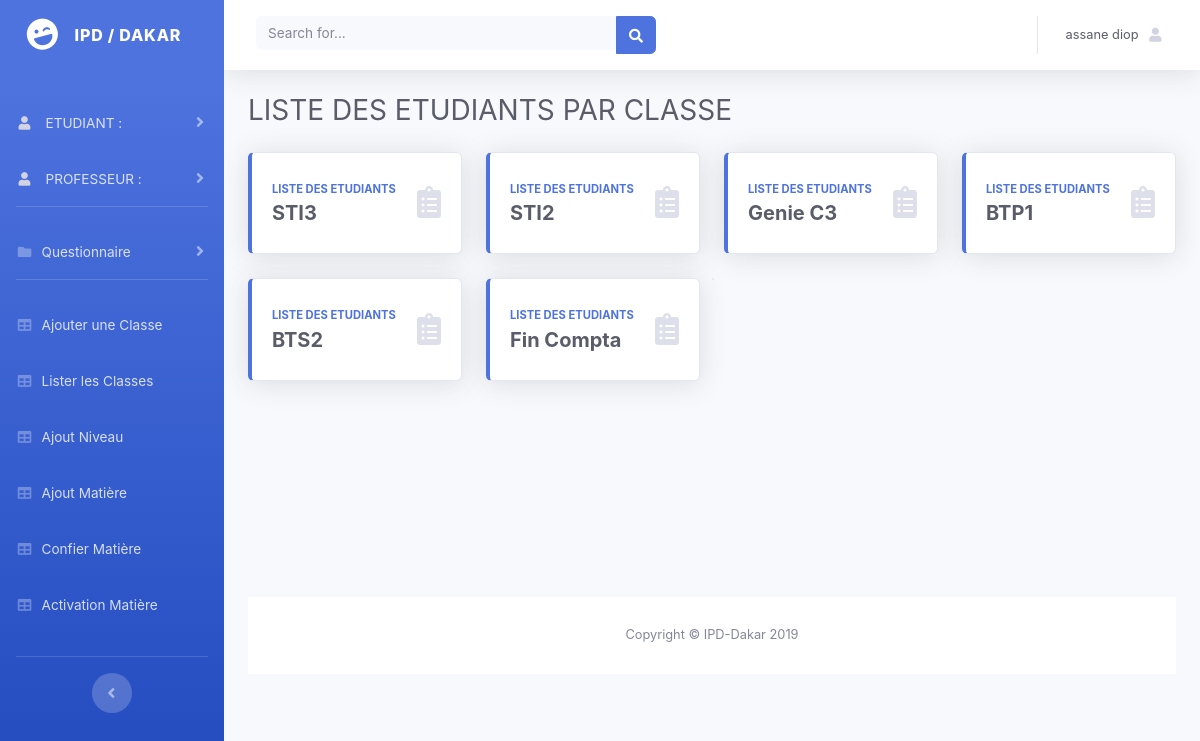
Page /a/sti3/pages/liste_classe.php (signed in) on the committed database.
### tables this page shows
CREATE TABLE `classe` (
  `idcl` int(11) NOT NULL,
  `codecl` varchar(35) NOT NULL,
  `libellecl` varchar(100) NOT NULL,
  `idniv` int(11) NOT NULL
);

### a/sti3/pages/liste_classe.php (the view, shortened to what this page needs)
<?php
    $base= new PDO("mysql:host=127.0.0.1;dbname=sti3;charset=utf8","root","");
    extract($_POST);
    $req=$base->query("SELECT * FROM classe ");
?>
<!DOCTYPE html>
<html lang="en">
<head>
  <link href="../vendor/fontawesome-free/css/all.min.css" rel="stylesheet" type="text/css">
  <link href="#" rel="stylesheet">
  <link href="../css/sb-admin-2.min.css" rel="stylesheet">
</head>
<body id="page-top">
  <div id="wrapper">
    <ul class="navbar-nav bg-gradient-primary sidebar sidebar-dark accordion" id="accordionSidebar">
      <a class="sidebar-brand d-flex align-items-center justify-content-center" href="index.html">
        <div class="sidebar-brand-icon rotate-n-15">
          <i class="fas fa-laugh-wink"></i>
        </div>
        <div class="sidebar-brand-text mx-3">IPD / DAKAR</div>
      </a>
      <br>
	  <li class="nav-item">
        <a class="nav-link collapsed" href="#" data-toggle="collapse" data-target="#collapseTwo" aria-expanded="true" aria-controls="collapseTwo">
		<i class="fas fa-user fa-sm fa-fw mr-2 text-gray-400"></i>
          <span>ETUDIANT :</span>
        </a>
      </li>
      <li class="nav-item">
        <a class="nav-link collapsed" href="#" data-toggle="collapse" data-target="#collapseUtilities" aria-expanded="true" aria-controls="collapseUtilities">
		<i class="fas fa-user fa-sm fa-fw mr-2 text-gray-400"></i>
          <span>PROFESSEUR :</span>
        </a>
      </li>
		<hr class="sidebar-divider">
		<li class="nav-item">
		<a class="nav-link collapsed" href="#" data-toggle="collapse" data-target="#collapsePages" aria-expanded="true" aria-controls="collapsePages">
			<i class="fas fa-fw fa-folder"></i>
			<span>Questionnaire </span>
		</a>
		</li>
        <hr class="sidebar-divider">
      <li class="nav-item">
        <a class="nav-link" href="ajout_classe.php">
          <i class="fas fa-fw fa-table"></i>
          <span>Ajouter une Classe</span></a>
      </li>
      <li class="nav-item">
        <a class="nav-link" href="liste_classe.php">
          <i class="fas fa-fw fa-table"></i>
          <span>Lister les Classes</span></a>
      </li>
      <li class="nav-item">
        <a class="nav-link" href="ajout_niveau.php">
          <i class="fas fa-fw fa-table"></i>
          <span>Ajout Niveau</span></a>
      </li>
      <li class="nav-item">
        <a class="nav-link" href="ajoutmatiere.php">
          <i class="fas fa-fw fa-table"></i>
          <span>Ajout Matière</span></a>
      </li>
    <li class="nav-item">
        <a class="nav-link" href="matiere_prof.php">
          <i class="fas fa-fw fa-table"></i>
          <span>Confier Matière</span></a>
      </li>
      <li class="nav-item">
        <a class="nav-link" href="activation.php">
          <i class="fas fa-fw fa-table"></i>
          <span>Activation Matière</span></a>
      </li>
    <br/>
      <hr class="sidebar-divider d-none d-md-block">
      <div class="text-center d-none d-md-inline">
        <button class="rounded-circle border-0" id="sidebarToggle"></button>
      </div>
    </ul>
    <div id="content-wrapper" class="d-flex flex-column">
      <div id="content">
        <nav class="navbar navbar-expand navbar-light bg-white topbar mb-4 static-top shadow">
          <form class="d-none d-sm-inline-block form-inline mr-auto ml-md-3 my-2 my-md-0 mw-100 navbar-search">
            <div class="input-group">
              <input type="text" class="form-control bg-light border-0 small" placeholder="Search for..." aria-label="Search" aria-describedby="basic-addon2">
              <div class="input-group-append">
                <button class="btn btn-primary" type="button">
                  <i class="fas fa-search fa-sm"></i>
                </button>
              </div>
            </div>
          </form>
          <ul class="navbar-nav ml-auto">
            <li class="nav-item dropdown no-arrow">
              <a class="nav-link dropdown-toggle" href="#" id="userDropdown" role="button" data-toggle="dropdown" aria-haspopup="true" aria-expanded="false">
              <span class="mr-2 d-none d-lg-inline text-gray-800 small"><?=$_SESSION['prenom']." ".$_SESSION['nom']?></span>
              <i class="fas fa-user fa-sm fa-fw mr-2 text-gray-400"></i>
              </a>
            </li>
          </ul>
        </nav>
        <div class="container-fluid">
          <div class="d-sm-flex align-items-center justify-content-between mb-4">
            <h1 class="h3 mb-0 text-gray-800">LISTE DES ETUDIANTS PAR CLASSE</h1>
          </div>
                    <div class="row">
                    <?php
                if($req)
                {
                    while($lg=$req->fetch())
                    {
                        ?>
                    <div class="col-xl-3 col-md-6 mb-4">
                    <div class="card border-left-primary shadow h-100 py-2">
                        <div class="card-body">
                        <div class="row no-gutters align-items-center">
                                <div class="col mr-2">
                                <div class="text-xs font-weight-bold text-primary text-uppercase mb-1"><a href="liste_etudiant.php?classe=<?=$lg['idcl']?>">liste des Etudiants</a>
                                </div>
                                <div class="h5 mb-0 font-weight-bold text-gray-800"><?=" ".$lg['codecl'];?></div>
                                </div>
                                <div class="col-auto">
                                  <i class="fas fa-clipboard-list fa-2x text-gray-300"></i>
                                </div>
                        </div>
                        </div>
                    </div>
                    </div>
            <?php
                    }
                }
            ?>
          <div class="row">
            <div class="col-xl-8 col-lg-7">
              <div class="card shadow mb-4">
            </div>
          </div>
        </div>
      </div>
      <br>
      <br>
      <br>
      <br>
      <br>
      <br>
      <br>
      <br>
      <footer class="sticky-footer bg-white">
        <div class="container my-auto">
          <div class="copyright text-center my-auto">
            <span>Copyright &copy; IPD-Dakar 2019</span>
          </div>
        </div>
      </footer>
    </div>
  </div>
</body>
</html>

### rows in the picture
classe: codecl "STI3"
classe: codecl "STI2"
classe: codecl "Genie C3"
classe: codecl "BTP1"
classe: codecl "BTS2"
classe: codecl "Fin Compta"

### other values in the picture
$_SESSION['prenom'] "assane"
$_SESSION['nom'] "diop"
